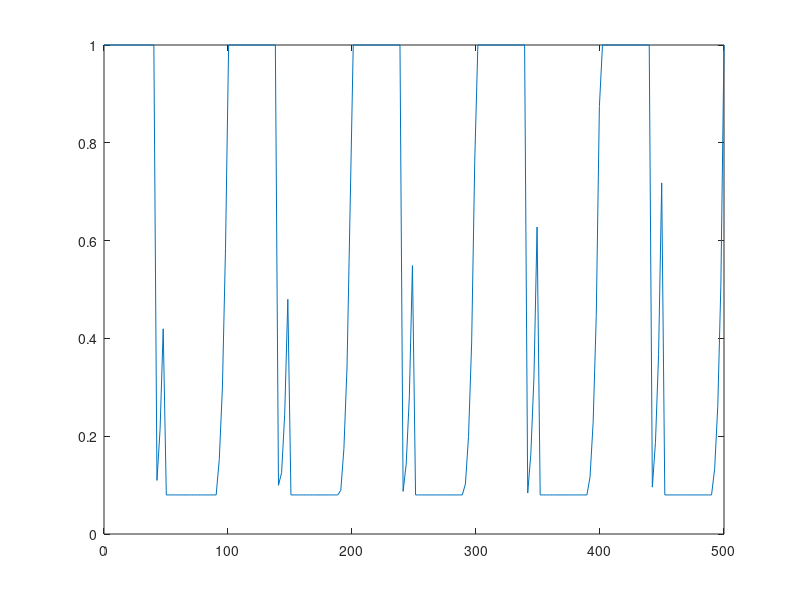
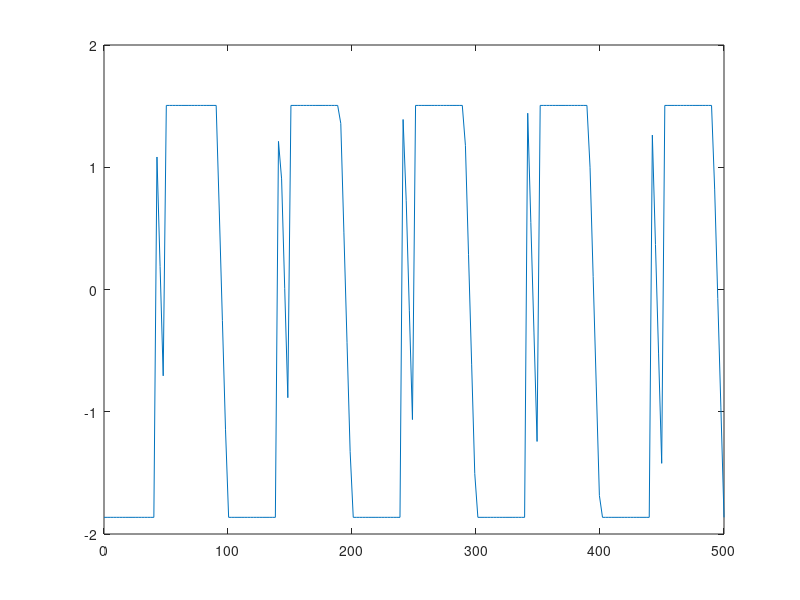

The MATLAB script that drew these images, in order:
%{
the plan

1. define domain
    a. defined by pitch
    b. N elements
2. define region boundaries
3. define each region
4. define what the E-field looks like in each region
    a. reset the 'origin' for each region
5. define new grating
    a. needs to have N elements
6. set each region in grating equal to corresponding E-field
7. plot magnitude and phase shift of E-field to check it worked

%}

%{

goal: plot 5 periods of diffraction grating
options:
- *construct for loop*
- manually copy and paste separate regions
the plan:
1. redefine domain
2. separate domains into each region
    a. redefine boundaries
    b. redefine regions
3. set each region equal to corresponding E field
    a. modulo

%}


% parameters for Mo
delta = .08;
beta = .06;
n2 = 1 + delta;
d = 45;
L = (2*d)/cosd(6);

% other parameters
lambda = 13.5;
E0 = 1;
numOfPeriods = 5;
pitch = 100;
halfPitch = pitch/2;
N = 200;

% defining the domain
x = linspace(0, pitch*numOfPeriods, N);


% defining region boundaries
% initializing boundaries variable (can set equal to be correct size)
boundaries = [0];

% defining boundaries (better way to do this?)
for i = 1:numOfPeriods
    boundaries = [boundaries, ((2*i-1)*halfPitch)-(2*d*tand(6))];
    boundaries = [boundaries, (2*i-1)*halfPitch];
    boundaries = [boundaries, (i*pitch)-(2*d*tand(6))];
    boundaries = [boundaries, i*pitch];
end

% defining each region
% initializing regions (is this necessary?)
region1 = false(1, N);
region2 = false(1, N);
region3 = false(1, N);
region4 = false(1, N);

% initializing grating variable
grating = zeros(1, N);

% defining each region using boundaries and setting them equal
% to corresponding E field (shouldnt add logical arrays)
for i = 1:(numOfPeriods*4)
    if mod(i, 4) == 1
        region1 = (x >= boundaries(i) & x <= boundaries(i+1));
        E1 = E0*(exp(1i*(2*pi*L)/lambda));
        grating(region1) = E1;
    elseif mod(i, 4) == 2
        region2 = (x >= boundaries(i) & x <= boundaries(i+1));
        x2 = abs(x(region2)-((i/4)*pitch-(2*d*tand(6))));
        path2a = abs(((L.*sind(6))-x2./(sind(6)))); 
        path2b = (L - path2a);
        E2 = E0.*exp(1i.*(((2.*pi.*path2a)./lambda)+((2.*pi.*path2b.*n2)./lambda))).*exp(-((2.*pi.*beta).*path2b)./lambda);
        grating(region2) = E2;
    elseif mod(i, 4) == 3
        region3 = (x >= boundaries(i) & x <= boundaries(i+1));
        E3 = E0*exp(1i*((2*pi*L*n2)/lambda))*exp(-(2*pi*L*beta)/lambda);
        grating(region3) = E3;
    elseif mod(i, 4) == 0
        region4 = (x >= boundaries(i) & x <= boundaries(i+1));
        path4a = abs((x(region4)-((i/4)*pitch))./sind(6)); 
        path4b = L - path4a;
        E4 = E0.*exp(1i.*(((2.*pi.*path4a.*n2)./lambda)+((2.*pi.*path4b)./lambda))).*exp(-(2.*pi.*beta.*path4a)./lambda);
        grating(region4) = E4;
    else 
        disp('whoops something went wrong');
    end
end

%{
so for region4
i = 4, period = 1
i = 8, period = 2
i = 12, period = 3
i = 16, etc
i = 20

so period number is i/4
%}

%{
for each time the value of region is true, define E field. 
but i need to redefine the origin each time a 'true' block appears in the region array.
- could either figure out a way to do that
    - find indices of true
    - for each range, redefine the origin (but how to find each range?)
- or create 20 regions and then splice them together
    - not good to create dynamic variables but i dont want to manually
    create that many regions either
%}

% 7. plotting of E-field
% magnitude
figure(1)
plot(x, abs(grating))
% phase shift
figure(2)
plot(x, angle(grating))








